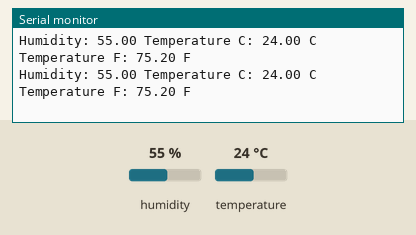
This sketch was run on a simulated Arduino Uno, built with avr-gcc and run on an emulated ATmega328P. On the bench: the last lines printed to the serial monitor. The test bench sets the inputs (shaded band); at power-on: humidity 55 %, temperature 24 °C.

Above: at 5.8 s.
5.9 s: humidity set to 22 %
At 11.3 s:
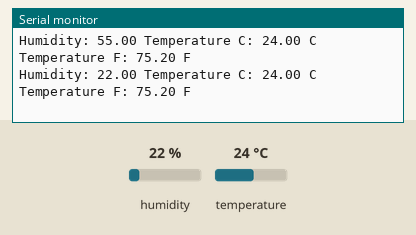
11.9 s: temperature set to 12 °C
At 16.0 s:
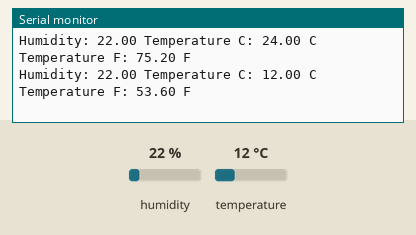
17.9 s: humidity set to 40 %
At 20.8 s:
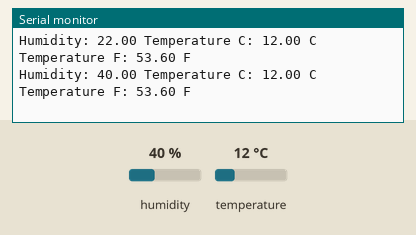
Timing chart, 0 to 22.3 s (numbered marks = the images above; inputs shaded):
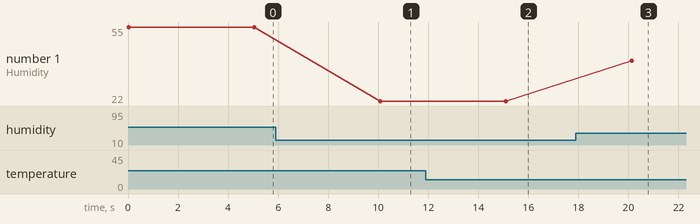

Measured:
- after the input at 5.9 s, the serial monitor: prints a new line after 4.2 s (image 1)
- after the input at 11.9 s, the serial monitor: prints a new line after 3.2 s (image 2)
- after the input at 17.9 s, the serial monitor: prints a new line after 2.2 s (image 3)
- plotted number 1: 55 → 22 after the input at 5.9 s, 22 → 40 after the input at 17.9 s

The sketch:

25._DHT11_Sensor.ino
```cpp
#include <DHT.h>
#define Type DHT11 //Constant
int DHpin=2;
DHT HT(DHpin,Type);
float humidity;
float tempC;
float tempF;
int t=500;
int dt=5000;

void setup() {
  // put your setup code here, to run once:
Serial.begin(9600);
HT.begin();
}

void loop() {
  // put your main code here, to run repeatedly:
humidity=HT.readHumidity();
tempC=HT.readTemperature();
tempF=HT.readTemperature(true);

Serial.print("Humidity: ");
Serial.print(humidity);
Serial.print(" Temperature C: ");
Serial.print(tempC);
Serial.print(" C ");
Serial.print(" Temperature F: ");
Serial.print(tempF);
Serial.println(" F ");
delay(dt);
}
```
